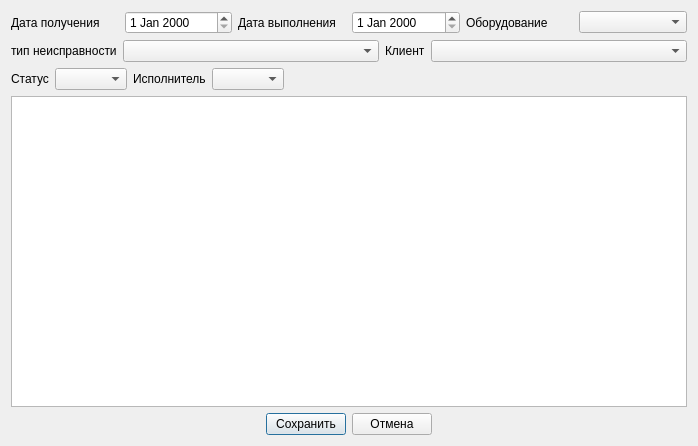
<?xml version="1.0" encoding="UTF-8"?>
<ui version="4.0">
 <class>EditOrder</class>
 <widget class="QDialog" name="EditOrder">
  <property name="geometry">
   <rect>
    <x>0</x>
    <y>0</y>
    <width>698</width>
    <height>446</height>
   </rect>
  </property>
  <property name="windowTitle">
   <string>Радактирование заказа</string>
  </property>
  <layout class="QVBoxLayout" name="verticalLayout">
   <item>
    <layout class="QHBoxLayout" name="horizontalLayout">
     <item>
      <widget class="QLabel" name="label">
       <property name="text">
        <string>Дата получения</string>
       </property>
      </widget>
     </item>
     <item>
      <widget class="QDateEdit" name="date_add_date"/>
     </item>
     <item>
      <widget class="QLabel" name="label_2">
       <property name="text">
        <string>Дата выполнения</string>
       </property>
      </widget>
     </item>
     <item>
      <widget class="QDateEdit" name="date_complite_date"/>
     </item>
     <item>
      <widget class="QLabel" name="label_3">
       <property name="text">
        <string>Оборудование</string>
       </property>
      </widget>
     </item>
     <item>
      <widget class="QComboBox" name="cb_equipment"/>
     </item>
    </layout>
   </item>
   <item>
    <layout class="QHBoxLayout" name="horizontalLayout_2" stretch="0,1,0,1">
     <item>
      <widget class="QLabel" name="label_4">
       <property name="text">
        <string>тип неисправности</string>
       </property>
      </widget>
     </item>
     <item>
      <widget class="QComboBox" name="cb_fault"/>
     </item>
     <item>
      <widget class="QLabel" name="label_5">
       <property name="text">
        <string>Клиент</string>
       </property>
      </widget>
     </item>
     <item>
      <widget class="QComboBox" name="cb_client"/>
     </item>
    </layout>
   </item>
   <item>
    <layout class="QHBoxLayout" name="horizontalLayout_3">
     <item>
      <widget class="QLabel" name="label_6">
       <property name="text">
        <string>Статус</string>
       </property>
      </widget>
     </item>
     <item>
      <widget class="QComboBox" name="cb_status"/>
     </item>
     <item>
      <widget class="QLabel" name="label_7">
       <property name="text">
        <string>Исполнитель</string>
       </property>
      </widget>
     </item>
     <item>
      <widget class="QComboBox" name="cb_employeer"/>
     </item>
     <item>
      <spacer name="horizontalSpacer">
       <property name="orientation">
        <enum>Qt::Orientation::Horizontal</enum>
       </property>
       <property name="sizeHint" stdset="0">
        <size>
         <width>40</width>
         <height>20</height>
        </size>
       </property>
      </spacer>
     </item>
    </layout>
   </item>
   <item>
    <widget class="QPlainTextEdit" name="text_description"/>
   </item>
   <item>
    <layout class="QHBoxLayout" name="horizontalLayout_4">
     <item>
      <spacer name="horizontalSpacer_2">
       <property name="orientation">
        <enum>Qt::Orientation::Horizontal</enum>
       </property>
       <property name="sizeHint" stdset="0">
        <size>
         <width>40</width>
         <height>20</height>
        </size>
       </property>
      </spacer>
     </item>
     <item>
      <widget class="QPushButton" name="btn_save">
       <property name="text">
        <string>Сохранить</string>
       </property>
      </widget>
     </item>
     <item>
      <widget class="QPushButton" name="btn_cancel">
       <property name="text">
        <string>Отмена</string>
       </property>
      </widget>
     </item>
     <item>
      <spacer name="horizontalSpacer_3">
       <property name="orientation">
        <enum>Qt::Orientation::Horizontal</enum>
       </property>
       <property name="sizeHint" stdset="0">
        <size>
         <width>40</width>
         <height>20</height>
        </size>
       </property>
      </spacer>
     </item>
    </layout>
   </item>
  </layout>
 </widget>
 <resources/>
 <connections/>
</ui>
